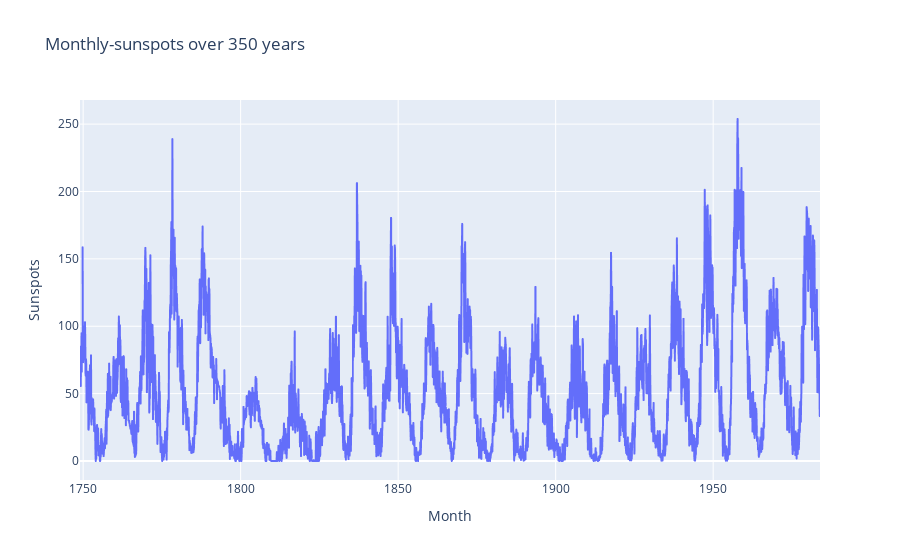

Source (notebook cell):
### Code cell
#mesi in ordine crescente
df = df.sort_values(by=['Month'])
#faccio grafico
fig = px.line(df, x='Month', y='Sunspots', title='Monthly-sunspots over 350 years')
fig.show()

### Figure 1 — Plotly figure (JSON) as saved in the notebook; plotly's stock layout.template omitted (floating-point values rounded to 4 significant figures; data arrays with more than 128 entries replaced by an {"elided": "..."} marker saying what was removed)
{"data": [{"hoverlabel": {"namelength": 0}, "hovertemplate": "Month=%{x}<br>Sunspots=%{y}", "legendgroup": "", "line": {"color": "#636efa", "dash": "solid"}, "mode": "lines", "name": "", "showlegend": false, "type": "scattergl", "x": {"elided": "2820 str values"}, "xaxis": "x", "y": {"elided": "2820 float values"}, "yaxis": "y"}], "layout": {"legend": {"tracegroupgap": 0}, "title": {"text": "Monthly-sunspots over 350 years"}, "xaxis": {"anchor": "y", "domain": [0, 1], "title": {"text": "Month"}}, "yaxis": {"anchor": "x", "domain": [0, 1], "title": {"text": "Sunspots"}}}}
